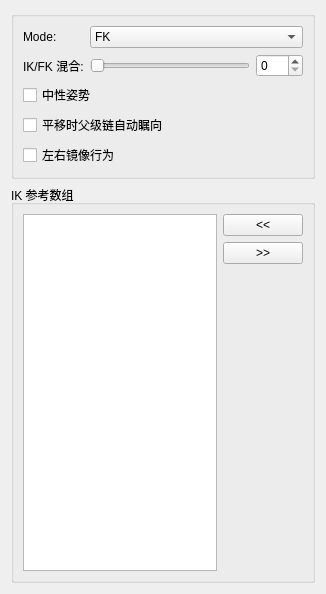
<?xml version="1.0" encoding="UTF-8"?>
<ui version="4.0">
 <class>Form</class>
 <widget class="QWidget" name="Form">
  <property name="geometry">
   <rect>
    <x>0</x>
    <y>0</y>
    <width>326</width>
    <height>594</height>
   </rect>
  </property>
  <property name="windowTitle">
   <string>表单</string>
  </property>
  <layout class="QGridLayout" name="gridLayout">
   <item row="0" column="0">
    <widget class="QGroupBox" name="main_groupBox">
     <property name="title">
      <string/>
     </property>
     <layout class="QGridLayout" name="main_gridLayout">
      <item row="0" column="0">
       <layout class="QVBoxLayout" name="verticalLayout">
        <item>
         <layout class="QFormLayout" name="ikfk_formLayout">
          <item row="0" column="0">
           <widget class="QLabel" name="mode_label">
            <property name="text">
             <string>Mode:</string>
            </property>
           </widget>
          </item>
          <item row="0" column="1">
           <widget class="QComboBox" name="mode_comboBox">
            <property name="sizePolicy">
             <sizepolicy hsizetype="Expanding" vsizetype="Fixed">
              <horstretch>0</horstretch>
              <verstretch>0</verstretch>
             </sizepolicy>
            </property>
            <item>
             <property name="text">
              <string>FK</string>
             </property>
            </item>
            <item>
             <property name="text">
              <string>IK</string>
             </property>
            </item>
            <item>
             <property name="text">
              <string>FK/IK</string>
             </property>
            </item>
           </widget>
          </item>
          <item row="1" column="0">
           <widget class="QLabel" name="ikfk_label">
            <property name="text">
             <string>IK/FK 混合:</string>
            </property>
           </widget>
          </item>
          <item row="1" column="1">
           <layout class="QHBoxLayout" name="ikfk_horizontalLayout">
            <item>
             <widget class="QSlider" name="ikfk_slider">
              <property name="minimumSize">
               <size>
                <width>0</width>
                <height>15</height>
               </size>
              </property>
              <property name="maximum">
               <number>100</number>
              </property>
              <property name="orientation">
               <enum>Qt::Horizontal</enum>
              </property>
             </widget>
            </item>
            <item>
             <widget class="QSpinBox" name="ikfk_spinBox">
              <property name="maximum">
               <number>100</number>
              </property>
             </widget>
            </item>
           </layout>
          </item>
         </layout>
        </item>
        <item>
         <widget class="QCheckBox" name="neutralPose_checkBox">
          <property name="text">
           <string>中性姿势</string>
          </property>
         </widget>
        </item>
        <item>
         <widget class="QCheckBox" name="aiming_checkBox">
          <property name="text">
           <string>平移时父级链自动瞩向</string>
          </property>
         </widget>
        </item>
        <item>
         <widget class="QCheckBox" name="mirrorBehaviour_checkBox">
          <property name="text">
           <string>左右镜像行为</string>
          </property>
         </widget>
        </item>
       </layout>
      </item>
     </layout>
    </widget>
   </item>
   <item row="1" column="0">
    <widget class="QGroupBox" name="ikRefArray_groupBox">
     <property name="title">
      <string>IK 参考数组</string>
     </property>
     <layout class="QGridLayout" name="gridLayout_3">
      <item row="0" column="0">
       <layout class="QHBoxLayout" name="ikRefArray_horizontalLayout">
        <item>
         <layout class="QVBoxLayout" name="ikRefArray_verticalLayout_1">
          <item>
           <widget class="QListWidget" name="ikRefArray_listWidget">
            <property name="dragDropOverwriteMode">
             <bool>true</bool>
            </property>
            <property name="dragDropMode">
             <enum>QAbstractItemView::InternalMove</enum>
            </property>
            <property name="defaultDropAction">
             <enum>Qt::MoveAction</enum>
            </property>
            <property name="alternatingRowColors">
             <bool>true</bool>
            </property>
            <property name="selectionMode">
             <enum>QAbstractItemView::ExtendedSelection</enum>
            </property>
            <property name="selectionRectVisible">
             <bool>false</bool>
            </property>
           </widget>
          </item>
         </layout>
        </item>
        <item>
         <layout class="QVBoxLayout" name="ikRefArray_verticalLayout_2">
          <item>
           <widget class="QPushButton" name="ikRefArrayAdd_pushButton">
            <property name="text">
             <string>&lt;&lt;</string>
            </property>
           </widget>
          </item>
          <item>
           <widget class="QPushButton" name="ikRefArrayRemove_pushButton">
            <property name="text">
             <string>&gt;&gt;</string>
            </property>
           </widget>
          </item>
          <item>
           <spacer name="ikRefArray_verticalSpacer">
            <property name="orientation">
             <enum>Qt::Vertical</enum>
            </property>
            <property name="sizeHint" stdset="0">
             <size>
              <width>20</width>
              <height>40</height>
             </size>
            </property>
           </spacer>
          </item>
         </layout>
        </item>
       </layout>
      </item>
     </layout>
    </widget>
   </item>
  </layout>
 </widget>
 <resources/>
 <connections>
  <connection>
   <sender>ikfk_slider</sender>
   <signal>sliderMoved(int)</signal>
   <receiver>ikfk_spinBox</receiver>
   <slot>setValue(int)</slot>
   <hints>
    <hint type="sourcelabel">
     <x>144</x>
     <y>47</y>
    </hint>
    <hint type="destinationlabel">
     <x>220</x>
     <y>45</y>
    </hint>
   </hints>
  </connection>
  <connection>
   <sender>ikfk_spinBox</sender>
   <signal>valueChanged(int)</signal>
   <receiver>ikfk_slider</receiver>
   <slot>setValue(int)</slot>
   <hints>
    <hint type="sourcelabel">
     <x>222</x>
     <y>37</y>
    </hint>
    <hint type="destinationlabel">
     <x>182</x>
     <y>37</y>
    </hint>
   </hints>
  </connection>
 </connections>
</ui>
